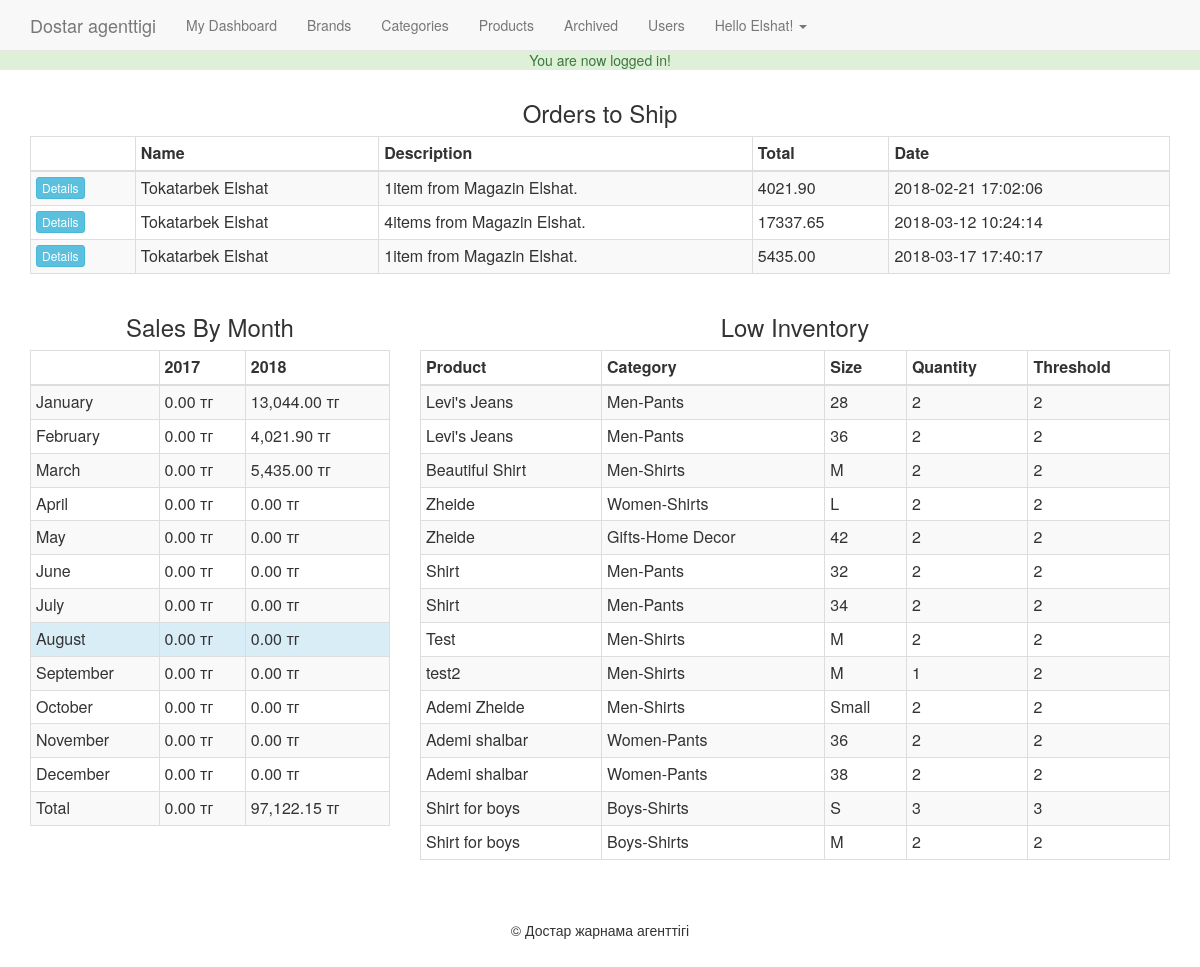
/admin/index.php (signed in), run on the app's committed database.
### tables this page shows
CREATE TABLE IF NOT EXISTS `transaction` (
  `id` int(11) NOT NULL AUTO_INCREMENT,
  `charge_id` varchar(255) NOT NULL,
  `cart_id` int(11) NOT NULL,
  `full_name` varchar(255) NOT NULL,
  `email` varchar(175) NOT NULL,
  `street` varchar(255) NOT NULL,
  `street2` varchar(255) NOT NULL,
  `city` varchar(175) NOT NULL,
  `state` varchar(175) NOT NULL,
  `zip_code` varchar(50) NOT NULL,
  `country` varchar(175) NOT NULL,
  `sub_total` decimal(10,2) NOT NULL,
  `tax` decimal(10,2) NOT NULL,
  `grand_total` decimal(10,2) NOT NULL,
  `description` text NOT NULL,
  `txn_type` varchar(255) NOT NULL,
  `txn_date` datetime NOT NULL DEFAULT CURRENT_TIMESTAMP,
  PRIMARY KEY (`id`)
);

CREATE TABLE IF NOT EXISTS `products` (
  `id` int(11) NOT NULL AUTO_INCREMENT,
  `title` varchar(255) NOT NULL,
  `price` decimal(10,2) NOT NULL,
  `list_price` decimal(10,2) NOT NULL,
  `brand` int(11) NOT NULL,
  `categories` varchar(255) NOT NULL,
  `image` text NOT NULL,
  `description` text NOT NULL,
  `featured` tinyint(4) NOT NULL DEFAULT '0',
  `sizes` text NOT NULL,
  `deleted` tinyint(4) NOT NULL DEFAULT '0',
  PRIMARY KEY (`id`)
);

### helpers/helpers.php (called while the page is built, shortened)
<?php
function sanitize($dirty){
	return htmlentities($dirty,ENT_QUOTES,"UTF-8");
}
function money($number){
	return number_format($number,2).' тг';
}
function get_category($child_id){
	global $db;
	$id=sanitize($child_id);
	$sql="SELECT p.id AS 'pid',p.category AS 'parent',c.id AS 'cid',c.category AS 'child'
                     FROM categories c
                     INNER JOIN categories p
                     ON c.parent=p.id
                     WHERE c.id='$id'";
    $query=$db->query($sql);
    $category=mysqli_fetch_assoc($query);
    return $category;
}
function sizesToArray($string){
	$sizesArray=explode(',',$string);
	$returnArray=array();
	foreach ($sizesArray as $size) {
		$s=explode(':',$size);
		$returnArray[]=array(
			'size' => $s[0],
			'quantity' => $s[1],
			'threshold' => $s[2]);
	}
	return $returnArray;
}

### admin/index.php (the view, shortened to what this page needs)
<?php
require_once '../core/init.php';
include 'includes/head.php';
include 'includes/navigation.php';
?>
<?php
$txnQuery="SELECT t.id,t.cart_id,t.full_name,t.description,t.txn_date,t.grand_total,c.items,c.paid,c.shipped
	FROM transaction t
	LEFT JOIN cart c ON t.cart_id=c.id
	WHERE c.paid=1 and c.shipped=0
	ORDER BY t.txn_date";
	$txnResults=$db->query($txnQuery);
?>
<div class="col-md-12">
	<h3 class="text-center">Orders to Ship</h3>
	<table class="table table-condensed table-bordered table-striped">
		<thead>
			<th></th><th>Name</th><th>Description</th><th>Total</th><th>Date</th>
		</thead>
		<tbody>
		<?php while($order=mysqli_fetch_assoc($txnResults)): ?>
			<tr>
				<td><a href="orders.php?txn_id=<?=$order['id']; ?>" class="btn btn-xs btn-info">Details</a></td>
				<td><?=$order['full_name']; ?></td>
				<td><?=$order['description']; ?></td>
				<td><?=$order['grand_total']; ?></td>
				<td><?=$order['txn_date']; ?></td>
			</tr>
		<?php endwhile; ?>
		</tbody>
	</table>
</div>
<div class="col-md-4">
<?php
$thisYr=date("Y");
$lastYr=$thisYr-1;
$thisYrQ=$db->query("SELECT grand_total,txn_date FROM transaction WHERE YEAR(txn_date)='{$thisYr}'");
$current=array();
$last=array();
$currentTotal=0;
$lastTotal=0;
while($x=mysqli_fetch_assoc($thisYrQ)){
	$month=date("m",strtotime($x['txn_date']));
	if (!array_key_exists($month, $current)) {
		$current[(int)$month]=$x['grand_total'];
	}else{
		$current[(int)$month]+=$x['grand_total'];
	}
	$currentTotal+=$x['grand_total'];
}
?>
	<h3 class="text-center">Sales By Month</h3>
	<table class="table table-condensed table-bordered table-striped">
		<thead><th></th><th><?=$lastYr; ?></th><th><?=$thisYr; ?></th></thead>
		<tbody>
		<?php for($i=1; $i<=12;$i++):
		$dt=DateTime::createFromFormat('m',$i);
		?>
			<tr <?=(date("m")==$i)?' class="info"':''; ?>>
				<td><?=$dt->format("F"); ?></td>
				<td><?=(array_key_exists($i, $last))?money($last[$i]):money(0); ?></td>
				<td><?=(array_key_exists($i, $current))?money($current[$i]):money(0); ?></td>
			</tr>
		<?php endfor; ?>
		<tr>
			<td>Total</td>
			<td><?=money($lastTotal); ?></td>
			<td><?=money($currentTotal); ?></td>
		</tr>
		</tbody>
	</table>
</div>
<?php
$iQuery=$db->query("SELECT * FROM products WHERE deleted=0");
$lowItems=array();
while($product=mysqli_fetch_assoc($iQuery)){
	$sizes=sizesToArray($product['sizes']);
	foreach ($sizes as $size) {
			if($size['quantity'] <= $size['threshold']){
			$cat=get_category($product['categories']);
			$item=array(
				'title' => $product['title'],
				'size' => $size['size'],
				'quantity' => $size['quantity'],
				'threshold' => $size['threshold'],
				'category' =>$cat['parent'].'-'.$cat['child']
				);
			$lowItems[]=$item;
			}
		}
	}
?>
<div class="col-md-8">
	<h3 class="text-center">Low Inventory</h3>
	<table class="table table-condensed table-striped table-bordered">
		<thead><th>Product</th><th>Category</th><th>Size</th><th>Quantity</th><th>Threshold</th></thead>
		<tbody>
		<?php foreach($lowItems as $item): ?>
			<tr <?=($item['quantity']) == ''?' class="danger"':''; ?>>
				<td><?=$item['title']; ?></td>
				<td><?=$item['category']; ?></td>
				<td><?=$item['size']; ?></td>
				<td><?=$item['quantity']; ?></td>
				<td><?=$item['threshold']; ?></td>
			</tr>
		<?php endforeach; ?>
		</tbody>
	</table>
</div>
<?php include 'includes/footer.php'; ?>

### css/main.css (style rules this page uses)
body { padding-top: 50px; padding-bottom: 50px; }

### data on the page
transaction: full_name "Tokatarbek Elshat", description "1item from Magazin Elshat.", grand_total "4021.90", txn_date "2018-02-21 17:02:06"
transaction: full_name "Tokatarbek Elshat", description "4items from Magazin Elshat.", grand_total "17337.65", txn_date "2018-03-12 10:24:14"
transaction: full_name "Tokatarbek Elshat", description "1item from Magazin Elshat.", grand_total "5435.00", txn_date "2018-03-17 17:40:17", grand_total "5,435.00 тг"
products: title "Beautiful Shirt", category "Men-Shirts", size "M", id "2"
products: title "Zheide", category "Women-Shirts", size "L", brand "2", category "Gifts-Home Decor", size "42"
products: title "test2", category "Men-Shirts", size "M", featured "1", brand "2"
products: title "Ademi shalbar", category "Women-Pants", size "36", brand "2", size "38"

### other printed values
$_SESSION['success_flash'] "You are now logged in!"
$user_data['first'] "Elshat"
$dt->format("F") "January"
money($current[$i]) "13,044.00 тг"
$dt->format("F") "February"
money($current[$i]) "4,021.90 тг"
$dt->format("F") "March"
$dt->format("F") "April"
$dt->format("F") "May"
$dt->format("F") "June"
$dt->format("F") "July"
$dt->format("F") "August"
$dt->format("F") "September"
$dt->format("F") "October"
$dt->format("F") "November"
